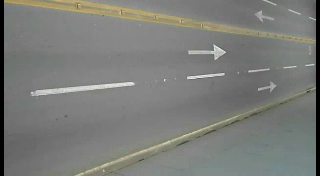
#> input picture frame 37 of car_counter/traffic (1).avi, 320 x 176 px
$ python trafikte_arac_sayma.py
#> lines starting #> are read from the running program, lines starting #| are printed output that depends on the picture; after the words box and inside, x2 and y2 are one past the last pixel; in counts of white or black regions, pixels touching at a corner belong together
import cv2

cap = cv2.VideoCapture("traffic (1).avi")
font = cv2.FONT_HERSHEY_SIMPLEX
backsub = cv2.createBackgroundSubtractorMOG2()
c = 0
while True:
    ret, frame = cap.read()
#> frame is the input picture: shape (176, 320, 3); mean B, G, R 121, 124.5, 123.3

    if ret:
        fgmask = backsub.apply(frame)
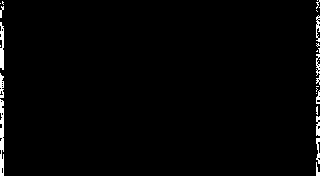
#> fgmask: shape (176, 320); values 127 (black) and 255 (white), 1.6% white; 26 white regions (15 under 20 px), largest, box (x1, y1, x2, y2) and area: (0, 99, 4, 176) 256, (0, 22, 4, 70) 151, (0, 73, 4, 98) 74
        cv2.line(frame, (50, 0), (50, 300), (0, 255, 0), 2)
        cv2.line(frame, (70, 0), (70, 300), (0, 255, 0), 2)
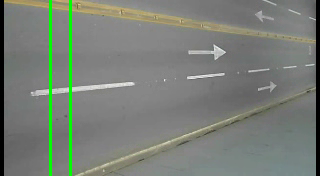
#> frame: shape (176, 320, 3); mean B, G, R 118.6, 126.9, 120.9

        conturs, hiyerarchi = cv2.findContours(fgmask, cv2.RETR_TREE, cv2.CHAIN_APPROX_SIMPLE)
#> conturs = [[[0, 0], [0, 175], [319, 175], [319, 0]]]; hiyerarchi = [[-1, -1, -1, -1]]

        try:
            hiyerarchi = hiyerarchi[0]
        except:
            hiyerarchi = []

        for cnt, hier in zip(conturs, hiyerarchi):
            (x, y, h, w) = cv2.boundingRect(cnt)
            if w > 40 and h > 40:
                cv2.rectangle(frame, (x, y), (x + w, y + h), (255, 0, 0), 3)
                if 50 < x < 70:
                    c += 1
#> this loop made 1 pass
#> (cnt, hier, x, y, h, w) on pass 1: ([[0, 0], [0, 175], [319, 175], [319, 0]], [-1, -1, -1, -1], 0, 0, 320, 176)
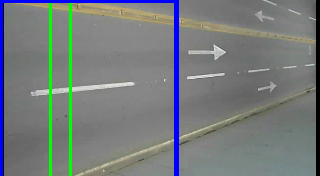
#> frame: shape (176, 320, 3); 3.41% of pixels changed, all inside (x1, y1, x2, y2) = (0, 0, 179, 176)
#> after the loop, c = 0

        cv2.putText(frame, "car:" + str(c), (90, 100), font, 2, (0, 0, 255), 2, cv2.LINE_AA)
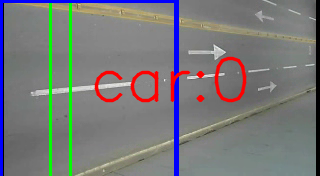
#> frame: shape (176, 320, 3); 2.99% of pixels changed, all inside (x1, y1, x2, y2) = (94, 56, 247, 103)

        cv2.imshow("mask", frame)
        cv2.imshow("fgmask", fgmask)
        if cv2.waitKey(40) & 0xFF == ord("q"):
#> (key q is pressed here)
            break

cap.release()
cv2.destroyAllWindows()

$ run again, starting later in the video
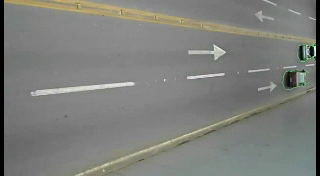
#> input picture frame 168 of car_counter/traffic (1).avi, 320 x 176 px
#> frame is the input picture: shape (176, 320, 3); mean B, G, R 122.7, 126.8, 125.5
#> `fgmask = backsub.apply(frame)`:
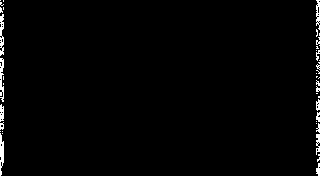
#> fgmask: shape (176, 320); values 127 (black) and 255 (white), 1.5% white; 44 white regions (32 under 20 px), largest, box (x1, y1, x2, y2) and area: (0, 14, 4, 56) 117, (0, 58, 4, 102) 117, (0, 133, 4, 176) 117
#> conturs = [[[0, 0], [0, 175], [319, 175], [319, 0]]]; hiyerarchi = [[-1, -1, -1, -1]]
#> the loop `for cnt, hier in zip(conturs, hiyerarchi):` made 1 pass
#> (cnt, hier, x, y, h, w) on pass 1: ([[0, 0], [0, 175], [319, 175], [319, 0]], [-1, -1, -1, -1], 0, 0, 320, 176)
#> after the loop `for cnt, hier in zip(conturs, hiyerarchi):`: c = 0
#> `cv2.putText(frame, "car:" + str(c), (90, 100), font, 2, (0, 0, 255), 2..`:
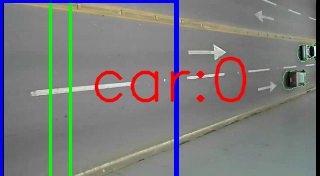
#> frame: shape (176, 320, 3); mean B, G, R 123.1, 122.9, 122.3

$ run again, starting later in the video
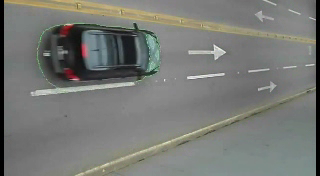
#> input picture frame 299 of car_counter/traffic (1).avi, 320 x 176 px
#> frame is the input picture: shape (176, 320, 3); mean B, G, R 117.1, 121.2, 119.4
#> `fgmask = backsub.apply(frame)`:
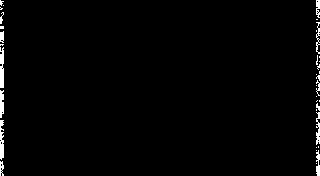
#> fgmask: shape (176, 320); values 127 (black) and 255 (white), 1.6% white; 35 white regions (24 under 20 px), largest, box (x1, y1, x2, y2) and area: (0, 47, 4, 88) 145, (0, 120, 4, 160) 126, (0, 90, 4, 118) 94
#> conturs = [[[0, 0], [0, 175], [319, 175], [319, 0]]]; hiyerarchi = [[-1, -1, -1, -1]]
#> the loop `for cnt, hier in zip(conturs, hiyerarchi):` made 1 pass
#> (cnt, hier, x, y, h, w) on pass 1: ([[0, 0], [0, 175], [319, 175], [319, 0]], [-1, -1, -1, -1], 0, 0, 320, 176)
#> after the loop `for cnt, hier in zip(conturs, hiyerarchi):`: c = 0
#> `cv2.putText(frame, "car:" + str(c), (90, 100), font, 2, (0, 0, 255), 2..`:
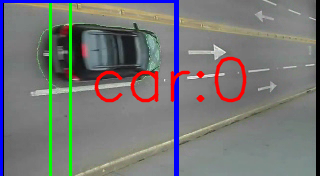
#> frame: shape (176, 320, 3); mean B, G, R 118.2, 118.1, 116.9
